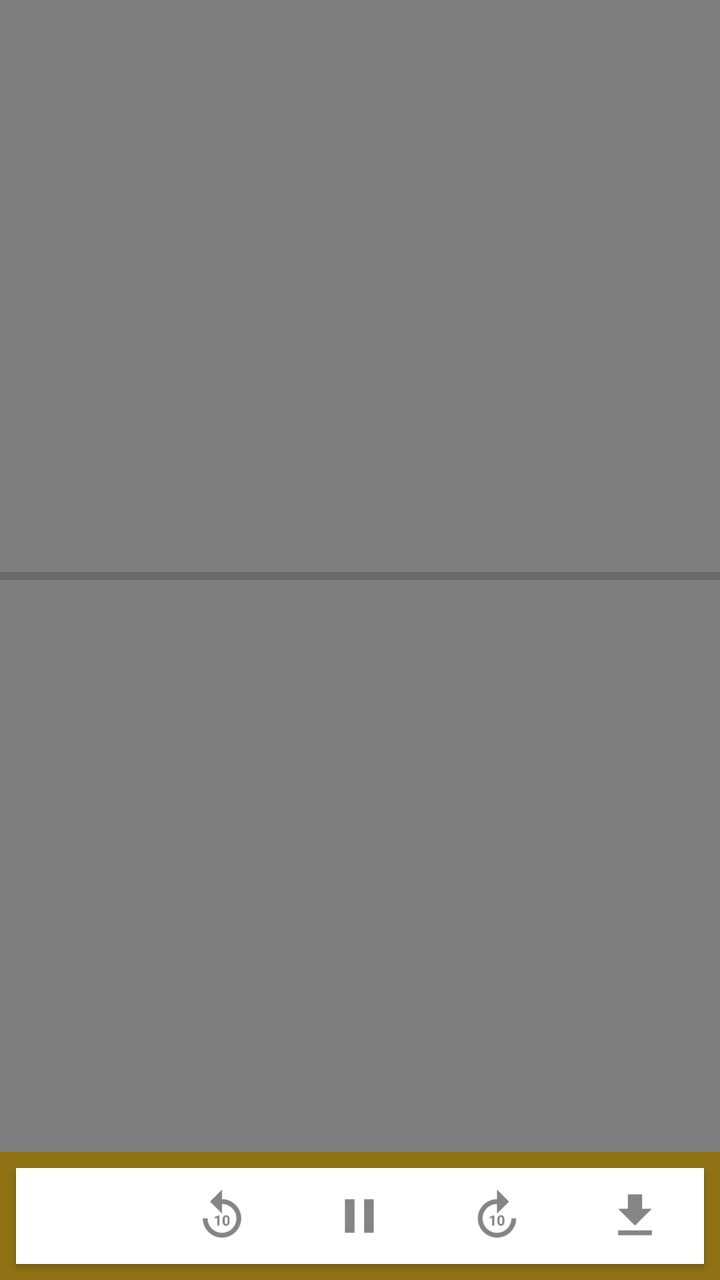
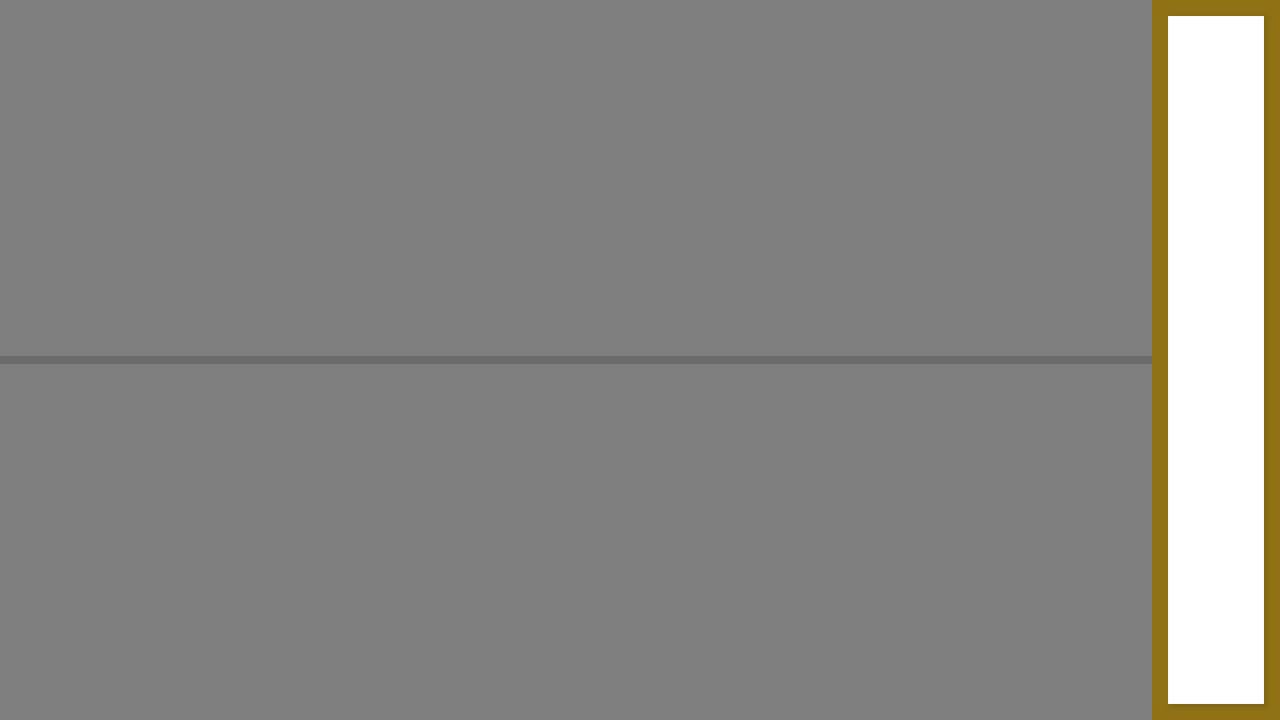

One screen, two layout resources from the same app: the default and the repository's alternative for another configuration. Each is rendered where Android would select it; the XML of both is given below.
<!-- AndroidManifest.xml: application theme Theme.SobaCha.Splash -->
<!-- res/layout/activity_video.xml -->
<?xml version="1.0" encoding="utf-8"?>
<RelativeLayout android:layout_width="fill_parent" android:layout_height="fill_parent"
  xmlns:android="http://schemas.android.com/apk/res/android">
    <RelativeLayout android:layout_width="fill_parent" android:layout_height="fill_parent" android:layout_above="@id/cardPlayer">
        <VideoView android:id="@id/videoView" android:layout_width="fill_parent" android:layout_height="fill_parent" android:layout_centerHorizontal="true" android:layout_centerVertical="true" />
        <ProgressBar android:id="@id/progressBarVideo" android:layout_width="fill_parent" android:layout_height="wrap_content" android:layout_alignParentLeft="true" android:layout_centerVertical="true" android:layout_alignParentStart="true" style="?android:attr/progressBarStyleHorizontal" />
        <TextView android:textColor="@color/holo_light" android:id="@id/textViewVideoProgress" android:layout_width="wrap_content" android:layout_height="wrap_content" android:layout_below="@id/progressBarVideo" android:layout_centerHorizontal="true" />
    </RelativeLayout>
    <include android:id="@id/cardPlayer" android:layout_width="fill_parent" android:layout_height="48.0dip" android:layout_margin="8.0dip" android:layout_alignParentBottom="true" layout="@layout/card_player" />
</RelativeLayout>
<!-- res/layout/card_player.xml (included above) -->
<?xml version="1.0" encoding="utf-8"?>
<android.support.v7.widget.CardView android:layout_width="fill_parent" android:layout_height="fill_parent" card_view:cardCornerRadius="@dimen/card_view_corner_radius"
  xmlns:android="http://schemas.android.com/apk/res/android" xmlns:card_view="http://schemas.android.com/apk/res-auto">
    <LinearLayout android:orientation="horizontal" android:id="@id/viewGroupCardPlayer" android:layout_width="fill_parent" android:layout_height="fill_parent">
        <ImageButton android:id="@id/buttonPlayerClose" android:layout_width="0.0dip" android:layout_height="fill_parent" android:src="@drawable/cancel_light" android:layout_weight="1.0" />
        <ImageButton android:id="@id/buttonVideoReplay" android:layout_width="0.0dip" android:layout_height="fill_parent" android:src="@drawable/replay_10_light" android:layout_weight="1.0" />
        <ImageButton android:id="@id/buttonVideoPause" android:layout_width="0.0dip" android:layout_height="fill_parent" android:src="@drawable/pause_light" android:layout_weight="1.0" />
        <ImageButton android:id="@id/buttonVideoForward" android:layout_width="0.0dip" android:layout_height="fill_parent" android:src="@drawable/forward_10_light" android:layout_weight="1.0" />
        <ImageButton android:id="@id/buttonVideoDownload" android:layout_width="0.0dip" android:layout_height="fill_parent" android:src="@drawable/download_light" android:layout_weight="1.0" />
    </LinearLayout>
</android.support.v7.widget.CardView>
<!-- resources referenced by this layout -->
<resources>
  <color name="holo_light">#ffeeeeee</color>
  <dimen name="card_view_corner_radius">0.0dip</dimen>
  <!-- from res/values-v23/ -->
  <style name="Theme.SobaCha.Splash" parent="@style/Theme.SobaCha.Material.Splash" />
  <style name="Theme.SobaCha.Material.Splash" parent="@style/Theme.SobaCha.Material.Light">
          <item name="android:windowBackground">@color/primary_light</item>
      </style>
  <color name="primary_light">#ff907215</color>
  <style name="Theme.AppCompat.Light.DarkActionBar" parent="@style/Base.Theme.AppCompat.Light.DarkActionBar" />
  <color name="primarydark_light">#ff65500f</color>
  <color name="accent_light">#ff907215</color>
  <style name="Widget.AppCompat.ImageButton" parent="@style/Base.Widget.AppCompat.ImageButton" />
  <!-- from res/values-v23/ -->
  <style name="Base.Theme.AppCompat.Light" parent="@style/Base.V23.Theme.AppCompat.Light" />
  <style name="ThemeOverlay.AppCompat.Light" parent="@style/Base.ThemeOverlay.AppCompat.Light" />
  <style name="ThemeOverlay.AppCompat.Dark.ActionBar" parent="@style/Base.ThemeOverlay.AppCompat.Dark.ActionBar" />
  <color name="primary_material_dark">@color/material_grey_900</color>
  <color name="primary_dark_material_dark">@android:color/black</color>
  <style name="Base.Widget.AppCompat.ImageButton" parent="@android:style/Widget.ImageButton">
          <item name="android:background">@drawable/abc_btn_default_mtrl_shape</item>
      </style>
  <color name="material_grey_900">#ff212121</color>
  <color name="foreground_material_light">@android:color/black</color>
  <color name="background_material_light">@color/material_grey_50</color>
  <color name="highlighted_text_material_light">#66009688</color>
  <color name="foreground_material_dark">@android:color/white</color>
  <color name="ripple_material_light">#1f000000</color>
  <color name="button_material_light">#ffd6d7d7</color>
  <color name="background_floating_material_light">@android:color/white</color>
  <style name="Widget.AppCompat.SearchView.ActionBar" parent="@style/Base.Widget.AppCompat.SearchView.ActionBar" />
  <style name="Platform.ThemeOverlay.AppCompat" parent="" />
  <style name="Widget.AppCompat.Light.AutoCompleteTextView" parent="@style/Widget.AppCompat.AutoCompleteTextView" />
  <style name="Widget.AppCompat.DropDownItem.Spinner" parent="@style/RtlOverlay.Widget.AppCompat.Search.DropDown.Text" />
  <style name="Widget.AppCompat.Light.Spinner.DropDown.ActionBar" parent="@style/Widget.AppCompat.Spinner.DropDown.ActionBar" />
  <color name="material_grey_50">#fffafafa</color>
  <color name="background_material_dark">@color/material_grey_850</color>
  <color name="highlighted_text_material_dark">#6680cbc4</color>
  <color name="ripple_material_dark">#33ffffff</color>
  <color name="button_material_dark">#ff5a595b</color>
  <color name="background_floating_material_dark">@color/material_grey_800</color>
  <style name="Widget.AppCompat.AutoCompleteTextView" parent="@style/Base.Widget.AppCompat.AutoCompleteTextView" />
  <style name="Widget.AppCompat.Spinner.DropDown.ActionBar" parent="@style/Widget.AppCompat.Spinner.DropDown" />
  <color name="material_grey_850">#ff303030</color>
  <color name="material_grey_800">#ff424242</color>
  <string name="abc_search_hint">Search…</string>
  <style name="Base.Widget.AppCompat.AutoCompleteTextView" parent="@style/Base.V7.Widget.AppCompat.AutoCompleteTextView" />
  <style name="Widget.AppCompat.Spinner.DropDown" parent="@style/Widget.AppCompat.Spinner" />
  <style name="TextAppearance.AppCompat.Widget.DropDownItem" parent="@style/Base.TextAppearance.AppCompat.Widget.DropDownItem" />
  <style name="Widget.AppCompat.Spinner" parent="@style/Base.Widget.AppCompat.Spinner" />
  <!-- from res/values-v11/ -->
  <style name="Platform.Widget.AppCompat.Spinner" parent="@android:style/Widget.Holo.Spinner" />
</resources>
<!-- res/layout-land/activity_video.xml (the repository's variant of the layout above) -->
<!-- drawn on the phone turned sideways -->
<?xml version="1.0" encoding="utf-8"?>
<RelativeLayout android:layout_width="fill_parent" android:layout_height="fill_parent"
  xmlns:android="http://schemas.android.com/apk/res/android">
    <RelativeLayout android:layout_width="fill_parent" android:layout_height="fill_parent" android:layout_toLeftOf="@id/cardPlayer">
        <VideoView android:id="@id/videoView" android:layout_width="fill_parent" android:layout_height="fill_parent" android:layout_centerHorizontal="true" android:layout_centerVertical="true" />
        <ProgressBar android:id="@id/progressBarVideo" android:layout_width="fill_parent" android:layout_height="wrap_content" android:layout_alignParentLeft="true" android:layout_centerVertical="true" android:layout_alignParentStart="true" style="?android:attr/progressBarStyleHorizontal" />
        <TextView android:textColor="@color/holo_light" android:id="@id/textViewVideoProgress" android:layout_width="wrap_content" android:layout_height="wrap_content" android:layout_below="@id/progressBarVideo" android:layout_centerHorizontal="true" />
    </RelativeLayout>
    <include android:id="@id/cardPlayer" android:layout_width="48.0dip" android:layout_height="fill_parent" android:layout_margin="8.0dip" android:layout_alignParentRight="true" layout="@layout/card_player" />
</RelativeLayout>
